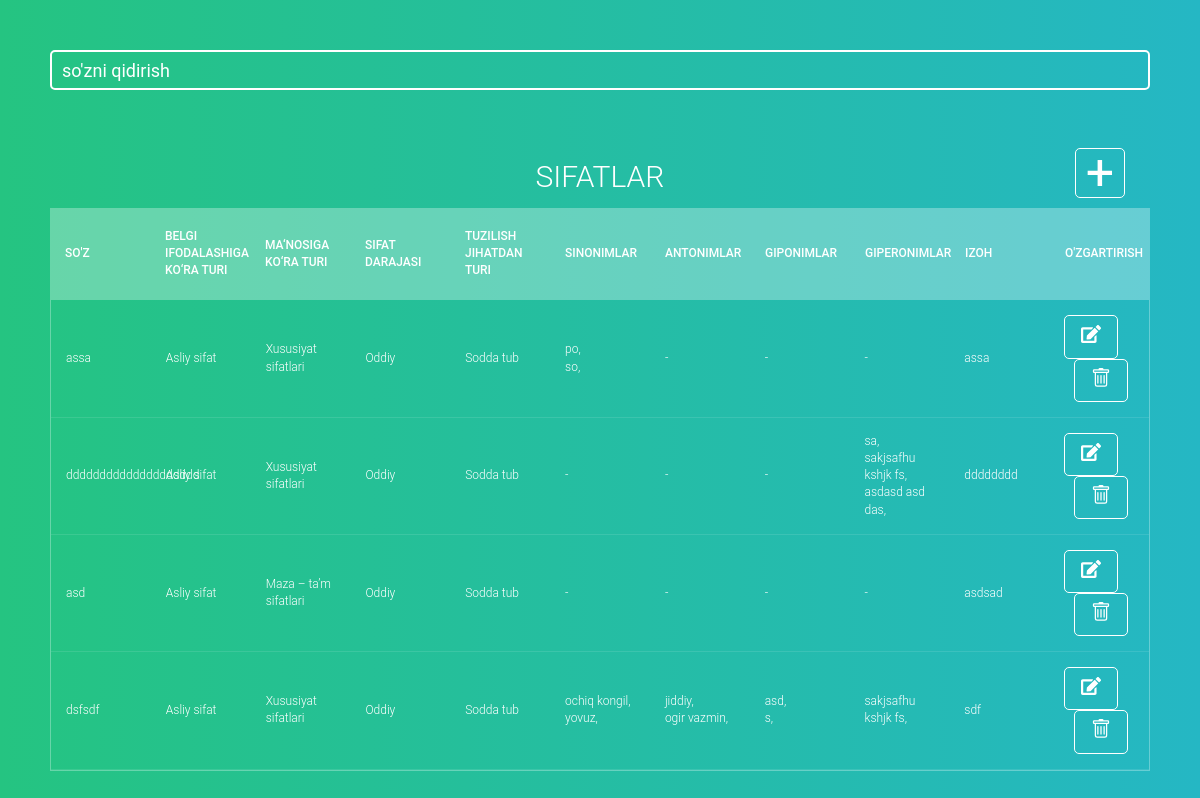
The page / on the database its author committed.
### mainapp/models.py (models this page shows, shortened)
class InfoAdjective(models.Model):
    ADJECTIVES_TYPES_TWO = (
        ("asliy_sifat", "Asliy sifat"),
        ("nisbiy_sifat", "Nisbiy sifat"),
    )
    ADJECTIVE_TYPES = (
        ("xususiyat", "Xususiyat sifatlari"),
        ("rang_tus", "Rang – tus sifatlari"),
        ("maza_tam", "Maza – ta’m sifatlari"),
        ("hajm_olchov", "Hajm – o’lchov sifatlari"),
        ("hid", "Hid sifatlari"),
        ("makon_zamon", "Makon-zamon sifatlari"),
    )
    ADJECTIVE_LEVELS = (
        ("oddiy", "Oddiy"),
        ("orttirma", "Orttirma"),
        ("ozaytirma", "Ozaytirma"),
        ("qiyosiy", "Qiyosiy"),
    )
    ADJECTIVE_TYPE_STRUCTURE = (
        ("sodda_tub", "Sodda tub"),
        ("sodda_yasama", "Sodda yasama"),
        ("qoshma", "Qo'shma"),
        ("juft", "Juft"),
        ("takroriy", "Takroriy"),
    )
    word = models.CharField(verbose_name="So'z", max_length=100, unique=True)
    adjectives_two = models.CharField(verbose_name="Belgi ifodalashiga ko‘ra turi", max_length=15, choices=ADJECTIVES_TYPES_TWO, default=ADJECTIVES_TYPES_TWO[0][0])
    adjective_type = models.CharField(verbose_name="Sifat turi", max_length=15, choices=ADJECTIVE_TYPES, default=ADJECTIVE_TYPES[0][0])
    adjective_level = models.CharField(verbose_name="Sifat darajasi", max_length=15, choices=ADJECTIVE_LEVELS, default=ADJECTIVE_LEVELS[0][0])
    adjective_type_structure = models.CharField(verbose_name="Tuzilish jihatdan turi", max_length=15, choices=ADJECTIVE_TYPE_STRUCTURE,
                                                default=ADJECTIVE_TYPE_STRUCTURE[0][0])
    review = models.CharField(verbose_name="Izoh", max_length=1000, blank=True)
    synonym = models.ManyToManyField(Synonym, verbose_name="Sinonim", related_name="synonyms", blank=True)
    antonym = models.ManyToManyField(Antonym, verbose_name="Antonim", blank=True)
    hyponym = models.ManyToManyField(Hyponym, verbose_name="Giponim", blank=True)
    hyperonym = models.ManyToManyField(Hyperonym, verbose_name="Giperonim", blank=True)
    created_date = models.DateTimeField(auto_now_add=True, null=True)
    updated_date = models.DateTimeField(auto_now=True, null=True)

class Synonym(models.Model):
    word = models.CharField(verbose_name="so'z", max_length=100, unique=True)
    def __str__(self):
        return self.word

class Hyperonym(models.Model):
    word = models.CharField(verbose_name="so'z", max_length=100, unique=True)
    def __str__(self):
        return self.word

class Antonym(models.Model):
    word = models.CharField(verbose_name="so'z", max_length=100, unique=True)
    def __str__(self):
        return self.word

class Hyponym(models.Model):
    word = models.CharField(verbose_name="so'z", max_length=100, unique=True)
    def __str__(self):
        return self.word

### mainapp/views.py (the view, shortened to what this page needs)
# urls.py: path("", home, name="home"),
def home(request):
    form = AdjectiveForm()
    synonyms = Synonym.objects.all()
    antonyms = Antonym.objects.all()
    hyponyms = Hyponym.objects.all()
    hyperonyms = Hyperonym.objects.all()
    infoAdjective = InfoAdjective.objects.all().order_by("-created_date")
    ctx = {
        "adjectives": infoAdjective,
        "form": form,
        "synonyms": synonyms,
        "antonyms": antonyms,
        "hyponyms": hyponyms,
        "hyperonyms": hyperonyms,
    }
    return render(request, "index.html", ctx)

### mainapp/forms.py
class AdjectiveForm(forms.ModelForm):
    class Meta:
        model = InfoAdjective
        fields = "__all__"

### templates/index.html (shortened to what this page needs)
<!doctype html>
{% load static %}
<html lang="en">
<head>
    <link rel="stylesheet" href="https://maxcdn.bootstrapcdn.com/bootstrap/3.4.1/css/bootstrap.min.css">
    <link rel="stylesheet" href="{% static 'main.css' %}">
</head>
<body>
<section>
    <input oninput="search()" class="search" type="text" placeholder="so'zni qidirish">
    <div class="header">
        <h1>Sifatlar</h1>
    </div>
    <div class="tbl-header">
        <span class="my-btn btn-add" data-toggle="modal" data-target="#scrollmodal">+</span>
        <table cellpadding="0" cellspacing="0" border="0">
            <thead>
            <tr>
                <th>So'z</th>
                <th>Belgi ifodalashiga ko‘ra turi</th>
                <th>Ma‘nosiga ko‘ra turi</th>
                <th>sifat darajasi</th>
                <th>tuzilish jihatdan turi</th>
                <th>Sinonimlar</th>
                <th>Antonimlar</th>
                <th>Giponimlar</th>
                <th>Giperonimlar</th>
                <th>izoh</th>
                <th>O'zgartirish</th>
            </tr>
            </thead>
        </table>
    </div>
    <div class="tbl-content">
        <table cellpadding="0" cellspacing="0" border="0">
            <tbody id="tbody">
            {% for adjective in adjectives %}
                <tr>
                    <td>{{ adjective.word }}</td>
                    <td>{{ adjective.get_adjectives_two_display }}</td>
                    <td>{{ adjective.get_adjective_type_display }}</td>
                    <td>{{ adjective.get_adjective_level_display }}</td>
                    <td>{{ adjective.get_adjective_type_structure_display }}</td>
                    {% if adjective.synonym.all %}
                        <td>
                            {% for synonym in adjective.synonym.all %}
                                <p>{{ synonym.word }},</p>
                            {% endfor %}
                        </td>
                    {% else %}
                        <td>-</td>
                    {% endif %}
                    {% if adjective.antonym.all %}
                        <td>
                            {% for antonym in adjective.antonym.all %}
                                <p>{{ antonym.word }},</p>
                            {% endfor %}
                        </td>
                    {% else %}
                        <td>-</td>
                    {% endif %}
                    {% if adjective.hyponym.all %}
                        <td>
                            {% for hyponym in adjective.hyponym.all %}
                                <p>{{ hyponym.word }},</p>
                            {% endfor %}
                        </td>
                    {% else %}
                        <td>-</td>
                    {% endif %}
                    {% if adjective.hyperonym.all %}
                        <td>
                            {% for hyperonym in adjective.hyperonym.all %}
                                <p>{{ hyperonym.word }},</p>
                            {% endfor %}
                        </td>
                    {% else %}
                        <td>-</td>
                    {% endif %}
                    <td>{{ adjective.review }}</td>
                    <td>
                        <a onclick="edit({{ adjective.id }})" data-toggle="modal" data-target="#staticModal"
                           class="my-btn" href="#" style="display: inline-block">
                            <button class="btn-edit">
                            </button>
                        </a>
                        <a class="my-btn" href="{% url 'delete-adjective' adjective.id %}"
                           style="display: inline-block; margin-left: 10px">
                            <button class="btn-delete">
                            </button>
                        </a>
                    </td>
                </tr>
            {% endfor %}
            </tbody>
        </table>
    </div>
</section>
</body>
</html>

### static/main.css (style rules this page uses)
.search { width: 100%; background-color: transparent; border: 2px solid #fff; border-radius: 5px; height: 40px; font-size: 18px; color: #fff; padding-left: 10px; margin-bottom: 50px; }
.search::placeholder { color: #fff; }
h1 { font-size: 30px; color: #fff; text-transform: uppercase; font-weight: 300; text-align: center; margin-bottom: 15px; }
table { width: 100%; table-layout: fixed; }
.tbl-header { background-color: rgba(255, 255, 255, 0.3); }
.tbl-content { overflow-x: auto; margin-top: 0px; border: 1px solid rgba(255, 255, 255, 0.3); }
th { padding: 20px 15px; text-align: left; font-weight: 500; font-size: 12px; color: #fff; text-transform: uppercase; }
td { padding: 15px; text-align: left; vertical-align: middle; font-weight: 300; font-size: 12px; color: #fff; border-bottom: solid 1px rgba(255, 255, 255, 0.1); }
body { background: -webkit-linear-gradient(left, #25c481, #25b7c4); background: linear-gradient(to right, #25c481, #25b7c4); font-family: 'Roboto', sans-serif; }
section { margin: 50px; }

### templates/index.html (style rules this page uses)
.tbl-content { height: auto; max-height: 550px; }
p { margin: 0; padding: 0; }
.tbl-header { position: relative; }
button { background-color: transparent; border: none; }
.my-btn { background-color: transparent; border: 1px solid #fff; padding: 7px 10px; border-radius: 5px; color: #fff; transition: .1s linear; cursor: pointer; }
.btn-add { position: absolute; right: 25px; top: -60px; padding: 24px 10px; line-height: 0; font-size: 50px; }
.my-btn svg { width: 20px; height: 20px; }

### rows shown on the page
InfoAdjective: word "assa", adjectives_two "Asliy sifat", adjective_type "Xususiyat sifatlari", adjective_level "Oddiy", adjective_type_structure "Sodda tub", review "assa"
Synonym: word "po"
Synonym: word "so"
InfoAdjective: word "dddddddddddddddddddd", adjectives_two "Asliy sifat", adjective_type "Xususiyat sifatlari", adjective_level "Oddiy", adjective_type_structure "Sodda tub", review "dddddddd"
Hyperonym: word "sa"
Hyperonym: word "sakjsafhu kshjk fs"
Hyperonym: word "asdasd asd das"
InfoAdjective: word "asd", adjectives_two "Asliy sifat", adjective_type "Maza – ta’m sifatlari", adjective_level "Oddiy", adjective_type_structure "Sodda tub", review "asdsad"
InfoAdjective: word "dsfsdf", adjectives_two "Asliy sifat", adjective_type "Xususiyat sifatlari", adjective_level "Oddiy", adjective_type_structure "Sodda tub", review "sdf"
Synonym: word "ochiq kongil"
Synonym: word "yovuz"
Antonym: word "jiddiy"
Antonym: word "ogir vazmin"
Hyponym: word "asd"
Hyponym: word "s"
